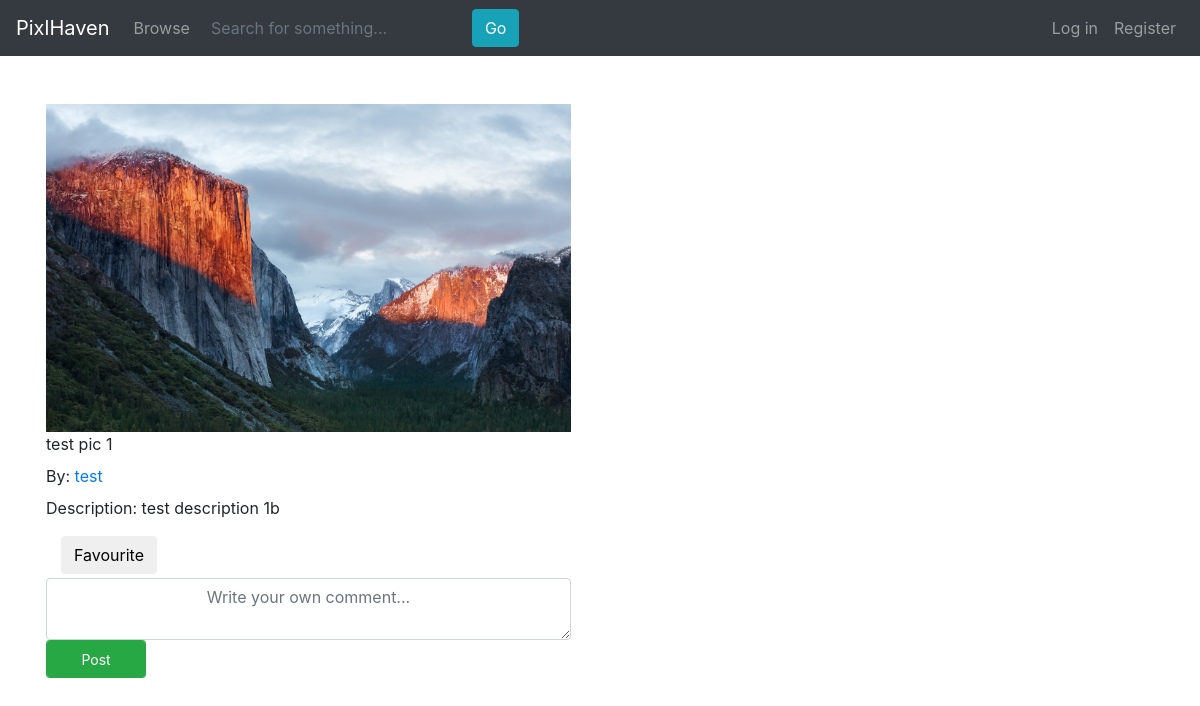
Screenshot of /user/test/20181124163747 with the database file from the repository.
### tables this page shows
CREATE TABLE gallery (
            username TEXT NOT NULL,
            date_uploaded TEXT NOT NULL,
            title TEXT NOT NULL,
            description TEXT,
            PRIMARY KEY (username, date_uploaded),
            FOREIGN KEY (username) REFERENCES users (username)
        );

### main.py (the view, shortened to what this page needs)
@app.route('/user/<urluser>/<urltitle>', methods=['GET', 'POST'])
def picture(urluser=None, urltitle=None):
    picture = get_picture(urluser, urltitle)
    if not picture:
        return redirect(url_for('user', urluser=urluser))
    comments = get_comments(urluser, urltitle)
    favourites = []
    if logged_in():
        fav = get_favourites(get_user()['username'])
        if fav:
            for f in fav:
                favourites.append(f['author'] + f['date_uploaded'])
    return render_template('picture.html', pagetitle=urltitle, user=get_user(), picture=picture, comments=comments, favourites=favourites)

### database.py (called while the page is built, shortened)
def get_picture(username, date):
    table_get_picture = 'SELECT username, date_uploaded, title, description FROM gallery WHERE username = ? AND date_uploaded = ?;'
    conn = sqlite3.connect(db_file)
    cur = conn.cursor()
    cur.execute(table_get_picture, [username, date])
    p = cur.fetchone()
    cur.close()
    conn.commit()
    conn.close()
    if not p:
        return None
    return {
        'author': p[0],
        'date_uploaded': p[1],
        'title': p[2],
        'description': p[3]
    }

def get_comments(author, date_uploaded):
    table_get_comments = 'SELECT username, author, date_uploaded, date_added, message FROM comments WHERE author = ? AND date_uploaded = ? ORDER BY date_added DESC;'
    conn = sqlite3.connect(db_file)
    cur = conn.cursor()
    cur.execute(table_get_comments, [author, date_uploaded])
    comments = cur.fetchall()
    cur.close()
    conn.commit()
    conn.close()
    if not comments:
        return None

### main.py (called while the page is built, shortened)
def get_formatted_time(etime):
    return datetime.utcfromtimestamp(etime).strftime('%H:%M %d-%m-%Y')

def get_epoch_time(ftime):
    return time.mktime(time.strptime(ftime, '%Y%m%d%H%M%S'))

def logged_in():
    return 'username' in session

def get_user(username=None):
    user = None
    if username:
        user = database.get_user(username)
    elif logged_in():
        user = database.get_user(session['username'])
    else:
        return None

def get_picture(user, date):
    picture = database.get_picture(user, date)
    if not picture:
        return None
    file = url_for('static', filename='uploads/' + picture['author'] + '/' + picture['date_uploaded'] + '.png')
    return {
        'file': file,
        'author': picture['author'],
        'date_uploaded': picture['date_uploaded'],
        'date_uploaded_formatted': get_formatted_time(get_epoch_time(picture['date_uploaded'])),
        'title': picture['title'],
        'description': picture['description'],
    }

def get_comments(user, title):
    if not user or not title:
        return None
    comments = database.get_comments(user, title)
    if not comments:
        return None

### templates/picture.html (shortened to what this page needs)
{% extends 'base.html' %}
{% block content %}
<div class="col settings-centre">
    <div class="row">
        <img src="{{ picture['file'] }}" width="100%">
    </div>
    <div class="row">
        <div class="col">
            <div class="row">
                <label>{{ picture['title'] }}</label>
            </div>
            <div class="row">
                <label>By: <a href="{{ url_for('user', urluser=picture['author']) }}">{{ picture['author'] }}</a></label>
            </div>
            <div class="row">
                <p>Description: {{ picture['description'] }}</p>
            </div>
        </div>
    </div>
    {% if not favourites or picture['author'] + picture['date_uploaded'] not in favourites %}
    <a href="{{ url_for('add_favourite', urluser=picture['author'], urltitle=picture['date_uploaded']) }}"><button class="btn">Favourite</button></a>
    {% else %}
    <a href="{{ url_for('remove_favourite', urluser=picture['author'], urltitle=picture['date_uploaded']) }}"><button class="btn">Unfavourite</button></a>
    {% endif %}
    <div class="row">
        <form method="POST">
            <textarea class="form-control form-text text-center" cols="64" name="message" placeholder="Write your own comment..." rows="2" required></textarea>
            <button class="btn btn-sm btn-success form-control" style="max-width: 100px;" type="submit">Post</button>
        </form>
    </div>
    <div class="row">
    </div>
</div>
{% endblock %}

### static/css/base.css (style rules this page uses)
.settings-centre { display: inline-block; margin: 8px; max-width: 511px; padding: 8px; }

### rows the page displays
gallery: title "test pic 1", author "test", description "test description 1b"
